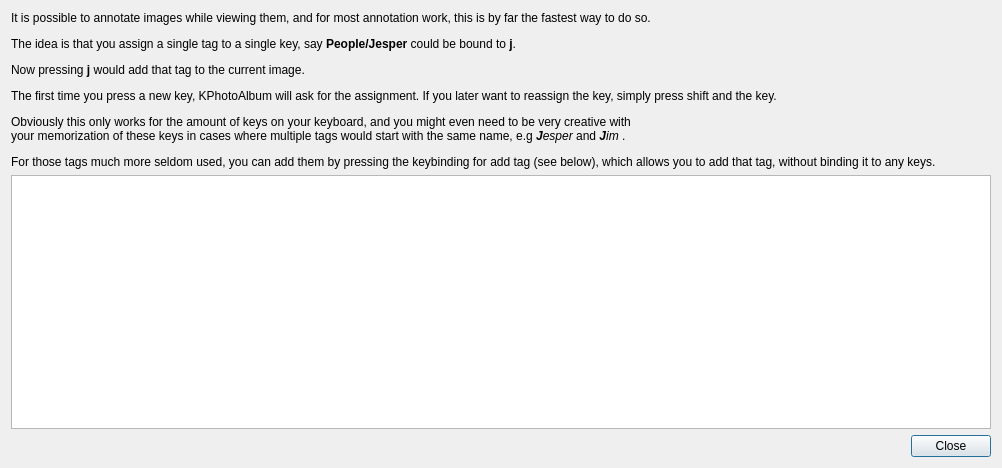
<?xml version="1.0" encoding="UTF-8"?>
<ui version="4.0">
 <class>Viewer::AnnotationHelp</class>
 <widget class="QDialog" name="Viewer::AnnotationHelp">
  <property name="geometry">
   <rect>
    <x>0</x>
    <y>0</y>
    <width>1002</width>
    <height>468</height>
   </rect>
  </property>
  <property name="windowTitle">
   <string>Annotation Keybindings</string>
  </property>
  <layout class="QVBoxLayout" name="verticalLayout">
   <item>
    <widget class="QLabel" name="label">
     <property name="text">
      <string>&lt;html&gt;&lt;head/&gt;&lt;body&gt;&lt;p&gt;It is possible to annotate images while viewing them, and for most annotation work, this is by far the fastest way to do so.&lt;/p&gt;&lt;p&gt;The idea is that you assign a single tag to a single key, say &lt;span style=&quot; font-weight:700;&quot;&gt;People/Jesper&lt;/span&gt; could be bound to &lt;span style=&quot; font-weight:700;&quot;&gt;j&lt;/span&gt;. &lt;/p&gt;&lt;p&gt;Now pressing &lt;span style=&quot; font-weight:700;&quot;&gt;j&lt;/span&gt; would add that tag to the current image.&lt;/p&gt;&lt;p&gt;The first time you press a new key, KPhotoAlbum will ask for the assignment. If you later want to reassign the key, simply press shift and the key.&lt;/p&gt;&lt;p&gt;Obviously this only works for the amount of keys on your keyboard, and you might even need to be very creative with&lt;br/&gt;your memorization of these keys in cases where multiple tags would start with the same name, e.g &lt;span style=&quot; font-weight:700; font-style:italic;&quot;&gt;J&lt;/span&gt;&lt;span style=&quot; font-style:italic;&quot;&gt;esper&lt;/span&gt; and &lt;span style=&quot; font-weight:700; font-style:italic;&quot;&gt;J&lt;/span&gt;&lt;span style=&quot; font-style:italic;&quot;&gt;im&lt;/span&gt; .&lt;/p&gt;&lt;p&gt;For those tags much more seldom used, you can add them by pressing the keybinding for add tag (see below), which allows you to add that tag, without binding it to any keys. &lt;/p&gt;&lt;/body&gt;&lt;/html&gt;</string>
     </property>
    </widget>
   </item>
   <item>
    <widget class="QTableView" name="assignments"/>
   </item>
   <item>
    <widget class="QDialogButtonBox" name="buttonBox">
     <property name="standardButtons">
      <set>QDialogButtonBox::Close</set>
     </property>
    </widget>
   </item>
  </layout>
 </widget>
 <resources/>
 <connections>
  <connection>
   <sender>buttonBox</sender>
   <signal>rejected()</signal>
   <receiver>Viewer::AnnotationHelp</receiver>
   <slot>close()</slot>
   <hints>
    <hint type="sourcelabel">
     <x>963</x>
     <y>450</y>
    </hint>
    <hint type="destinationlabel">
     <x>995</x>
     <y>405</y>
    </hint>
   </hints>
  </connection>
 </connections>
</ui>
